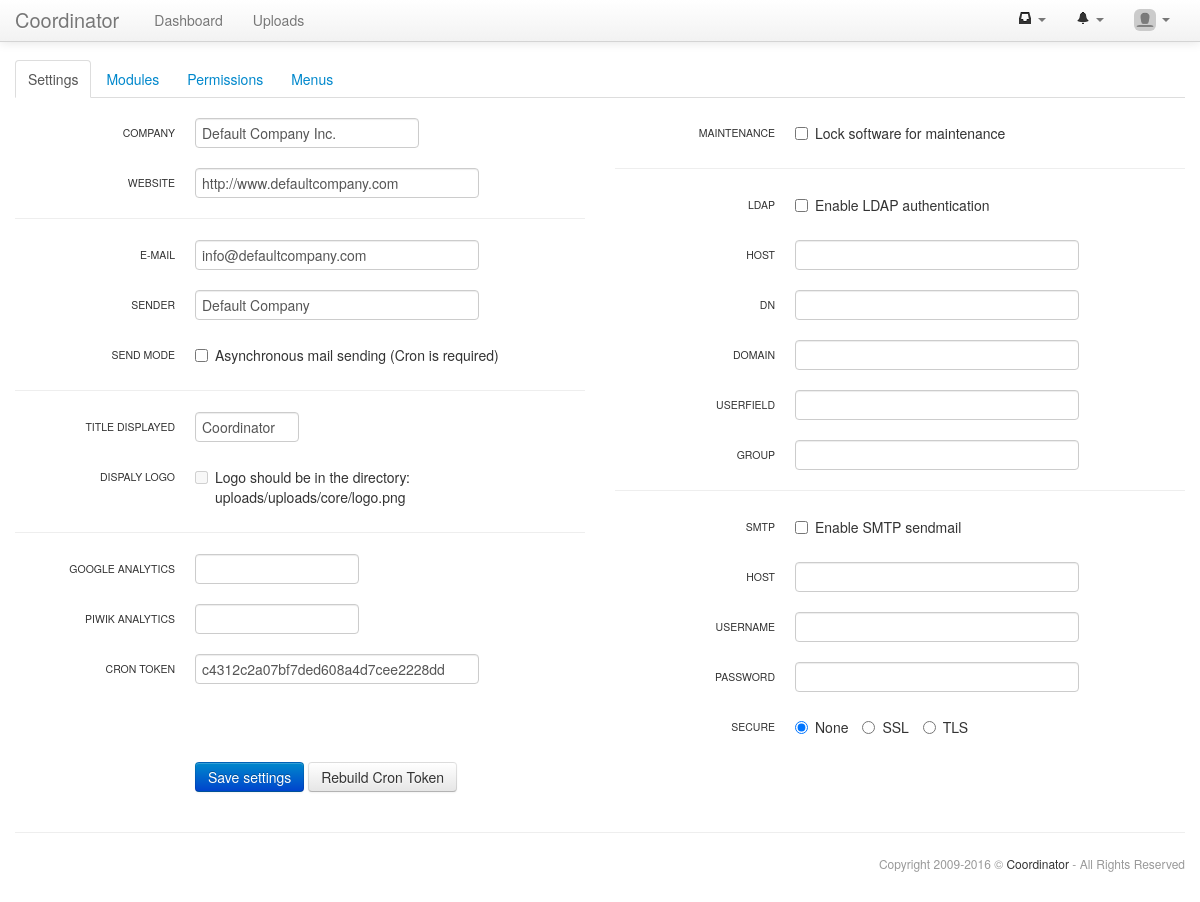
The app's page /settings/settings_edit.php (signed in) with its own data.
### tables this page shows
CREATE TABLE IF NOT EXISTS `settings_settings` (
  `code` varchar(255) NOT NULL,
  `value` varchar(255) DEFAULT NULL,
  PRIMARY KEY (`code`)
);

CREATE TABLE IF NOT EXISTS `settings_menus` (
  `id` int(11) NOT NULL AUTO_INCREMENT,
  `idMenu` int(11) NOT NULL DEFAULT '0',
  `menu` varchar(25) NOT NULL,
  `module` varchar(25) DEFAULT NULL,
  `url` varchar(255) DEFAULT NULL,
  `position` int(3) unsigned NOT NULL DEFAULT '0',
  PRIMARY KEY (`id`)
);

### core/structures/form.class.php (the view, shortened to what the rows shown need)
<?php
class str_form{
 private $current_field;
 protected $action;
 protected $method;
 protected $name;
 protected $class;
 protected $splitted;
 protected $controlGroup;
 protected $ff_array;
 protected $fc_array;
 public function __construct($action,$method="get",$name="form",$class="form-horizontal",$controlGroup=TRUE){
  $this->action=$action;
  $this->method=$method;
  $this->name=$name;
  $this->class=$class;
  $this->splitted=0;
  $this->controlGroup=$controlGroup;
  $this->current_field=-1;
  $this->ff_array=array();
  $this->fc_array=array();
  return TRUE;
 }
 function addField($type,$name,$label=NULL,$value=NULL,$class=NULL,$placeholder=NULL,$disabled=FALSE,$rows=7,$append=NULL,$readonly=FALSE){
  $this->current_field++;
  $ff=new stdClass();
  $ff->type=$type;
  $ff->name=$name;
  $ff->label=$label;
  $ff->value=$value;
  $ff->class=$class;
  $ff->placeholder=$placeholder;
  $ff->disabled=$disabled;
  $ff->rows=$rows;
  $ff->append=$append;
  $ff->options=NULL;
  $ff->readonly=$readonly;
  $this->ff_array[$this->current_field]=$ff;
  return TRUE;
 }
 function addFieldOption($value,$label,$checked=FALSE,$disabled=FALSE){
  $fo=new stdClass();
  $fo->value=$value;
  $fo->label=$label;
  $fo->checked=$checked;
  $fo->disabled=$disabled;
  if(!is_array($this->ff_array[$this->current_field]->options)){$this->ff_array[$this->current_field]->options=array();}
  $this->ff_array[$this->current_field]->options[]=$fo;
  return TRUE;
 }
 function addControl($type,$label,$class=NULL,$url=NULL,$confirm=NULL,$disabled=FALSE){
  $fc=new stdClass();
  $fc->type=$type;
  $fc->label=$label;
  $fc->class=$class;
  $fc->url=$url;
  $fc->confirm=addslashes($confirm);
  $fc->disabled=$disabled;
  $this->fc_array[]=$fc;
  return TRUE;
 }
 function addSeparator($tag="hr",$class=NULL){
  $this->current_field++;
  $ff=new stdClass();
  $ff->type="separator";
  $ff->tag=$tag;
  $ff->class=$class;
  $ff->options=NULL;
  $this->ff_array[$this->current_field]=$ff;
  return TRUE;
 }
 function splitOpen(){
  $this->current_field++;
  $ff=new stdClass();
  $ff->type="splitOpen";
  $this->ff_array[$this->current_field]=$ff;
  return TRUE;
 }
 function splitSpan(){
  $this->splitted++;
  $this->current_field++;
  $ff=new stdClass();
  $ff->type="splitSpan";
  $this->ff_array[$this->current_field]=$ff;
  return TRUE;
 }
 function splitClose(){
  $this->current_field++;
  $ff=new stdClass();
  $ff->type="splitClose";
  $this->ff_array[$this->current_field]=$ff;
  return TRUE;
 }
 function render($echo=TRUE){
  $return=NULL;
  $split_open=FALSE;
  if($this->splitted>0){
   $span=12/($this->splitted+1);
  }
  $return.="\n";
  $return.="<form action='".$this->action."' method='".$this->method."' name='".$this->name."' id='form_".$this->name."' class='".$this->class."' enctype='multipart/form-data'>\n\n";
  foreach($this->ff_array as $index=>$ff){
   $options=FALSE;
   if($ff->type=="splitOpen"){
    $split_open=TRUE;
    $return.="\n";
    $return.="<div class='row-fluid'>\n";
    $return.=" <div class='span".$span."'>\n\n";
   }
   if($ff->type=="splitSpan"){
    $return.=" </div>\n";
    $return.=" <div class='span".$span."'>\n\n";
    continue;
   }
   if($ff->type=="splitClose"){
    if($split_open){
     $split_open=FALSE;
     $return.=" </div>\n";
     $return.="</div>\n\n";
    }
    continue;
   }
   if($ff->type<>"separator" && $ff->type<>"title" && $ff->label<>NULL && $this->controlGroup){
    $return.="<div id='field_".$ff->name."' class='control-group'>\n";
   }
   if($ff->label<>NULL && $this->controlGroup){
    $return.=" <label class='control-label'>".$ff->label."</label>\n";
    if($ff->type<>"custom"){$return.=" <div class='controls'>\n";}
   }
   switch(strtolower($ff->type)){
    case "hidden":
    case "text":
    case "password":
     $return.="  <input type='".$ff->type."' name='".$ff->name."' id='".$this->name."_input_".$ff->name."' class='".$ff->class."' placeholder=\"".$ff->placeholder."\" value=\"".$ff->value."\"";
     $return.=">\n";
     break;
    case "checkbox":
    case "radio":
     $options=TRUE;
     break;
    case "separator":
     $return.="<".$ff->tag." class='".$ff->class."'>\n\n";
     break;
   }
   if($options){
    if(is_array($ff->options)){
     foreach($ff->options as $index=>$fo){
      switch(strtolower($ff->type)){
       case "checkbox":
        $return.="  <label class='".$ff->type." ".$ff->class."'>";
        $return.="<input type='".$ff->type."' name='".$ff->name."' id='".$this->name."_input_".$ff->name."_option_".$fo->value."' value=\"".$fo->value."\"";
        if($fo->disabled){$return.=" disabled='disabled'";}
        $return.=">".$fo->label."</label>\n";
        break;
       case "radio":
        $return.="  <label class='".$ff->type." ".$ff->class."'>";
        $return.="<input type='".$ff->type."' name='".$ff->name."' id='".$this->name."_input_".$ff->name."_option_".$fo->value."' value=\"".$fo->value."\"";
        if($fo->checked){$return.=" checked='checked'";}
        $return.=">".$fo->label."</label>\n";
        break;
      }
     }
    }
   }
   if($ff->label<>NULL && $this->controlGroup && $ff->type<>"custom"){$return.=" </div>\n";}
   if($ff->type<>"separator" && $ff->label<>NULL && $this->controlGroup){$return.="</div>\n\n";}
  }
  $return.="<script type='text/javascript'>\n";
  $return.=" function ".$this->name."_selectToggle(name,selected){\n";
  $return.="  $('#'+name+' option').each(function(){ $(this).attr('selected',selected); });\n";
  $return.=" };\n";
  $return.="</script>\n\n";
  if(is_array($this->fc_array)){
   if($this->controlGroup){
    $return.="<div class='control-group'>\n";
    $return.=" <div class='controls'>\n";
   }
   foreach($this->fc_array as $index=>$fc){
    if($fc->disabled){$disabled=" disabled='disabled'";$fc->url="#";$fc->confirm=NULL;}else{$disabled=NULL;}
    if(strlen($fc->confirm)){$confirm=" onClick=\"return confirm('".$fc->confirm."')\"";}else{$confirm=NULL;}
    switch(strtolower($fc->type)){
     case "submit":
      $return.="  <input type='submit' name='".$this->name."_submit'";
      $return.=" id='".$this->name."_control_submit' class='btn btn-primary ".$fc->class."'";
      $return.=$disabled.$confirm." value=\"".$fc->label."\">\n";
      break;
     case "button":
     case "link":
      $return.="  <a href='".$fc->url."' ";
      if(strtolower($fc->type)=="button"){$return.="class='btn ".$fc->class."'";}
       else{$return.="class='".$fc->class."'";}
      $return.=" id='".$this->name."_control_".$index."'".$disabled.$confirm.">".$fc->label."</a>\n";
      break;
    }
   }
  }
  if($this->controlGroup){$return.=" </div>\n</div>\n\n";}
  $return.="</form>\n\n";
  if($echo){echo $return;return TRUE;}else{return $return;}
 }
}
?>

### core/html.class.php (shortened to what the rows shown need)
<?php
class HTML{
public function header($title="",$nav="dashboard",$navbar=TRUE){
 if($title<>""){$title=$title." - ".api_getOption('title');}else{$title=api_getOption('title');}
?>
<!DOCTYPE html>
<html lang="it">
<head>
 <meta name="owner" content="<?php echo api_getOption('owner'); ?>">
 <link href="<?php echo $GLOBALS['dir']."core/pace-loader/pace.flash.css";?>" rel="stylesheet">
 <link href="<?php echo $GLOBALS['dir']."core/bootstrap/css/bootstrap.min.css";?>" rel="stylesheet">
 <link href="<?php echo $GLOBALS['dir']."core/bootstrap/css/bootstrap-custom.css";?>" rel="stylesheet">
 <link href="<?php echo $GLOBALS['dir']."core/bootstrap/css/bootstrap-responsive.css";?>" rel="stylesheet">
 <link href="<?php echo $GLOBALS['dir']."core/bootstrap-datetimepicker/css/bootstrap-datetimepicker.min.css";?>" rel="stylesheet">
 <link href="<?php echo $GLOBALS['dir']."core/bootstrap-markdown/css/bootstrap-markdown.min.css";?>" rel="stylesheet">
 <link href="<?php echo $GLOBALS['dir']."core/bootstrap-select2/select2.css";?>" rel="stylesheet">
 <link href="<?php echo $GLOBALS['dir']."core/bootstrap-slider/css/bootstrap-slider.min.css";?>" rel="stylesheet">
 <link href="<?php echo $GLOBALS['dir']."core/bootstrap-wysihtml5/css/bootstrap-wysihtml5.css";?>" rel="stylesheet">
 <link href="<?php echo $GLOBALS['dir']."core/bootstrap-tagsinput/css/bootstrap-tagsinput.css";?>" rel="stylesheet">
 <link href="<?php echo $GLOBALS['dir']."core/shadowbox/shadowbox.css";?>" rel="stylesheet">
 <link href="<?php echo $GLOBALS['dir']."core/template.css";?>" rel="stylesheet">
</head>
<body <?php if(api_baseName()=="login.php"){echo "class='login-background'";}?>>
 <div class="navbar navbar-fixed-top">
  <div class="navbar-inner">
   <div class="container">
    <?php
     if(file_exists("../uploads/uploads/core/logo.png") && api_getOption('show_logo')){
      echo "<a class='brand-logo' href='".$GLOBALS['dir']."index.php'><img src='".$GLOBALS['dir']."uploads/uploads/core/logo.png'></a>\n";
     }else{
      echo "<a class='brand' href='".$GLOBALS['dir']."index.php'>".api_getOption('title')."</a>\n";
     }
    ?>
    <?php if($navbar){ ?>
    <div class="nav-collapse collapse">
     <ul class="nav">
      <?php
       function html_get_menus($idMenu=1,$level=0){
        $menus_array=array();
        $menus=$GLOBALS['db']->query("SELECT * FROM settings_menus WHERE idMenu='".$idMenu."' ORDER BY position ASC");
        while($menu=$GLOBALS['db']->fetchNextObject($menus)){
         $menu->submenus=array();
         $menu->submenus=html_get_menus($menu->id,($level+1));
         $menu->modules=array();
         if($menu->module){$menu->modules[]=$menu->module;}
         $menus_array[$menu->id]=$menu;
        }
        return $menus_array;
       }
       function html_print_menu($menus_array,$nav,$level=0){
        foreach($menus_array as $menu){
         echo "<li class=\"";
         if(in_array($nav,$menu->modules)){echo "active ";}
         if(count($menu->submenus)){
          if($level==0){
           echo "dropdown\">";
           echo "<a href='#' class='dropdown-toggle' data-toggle='dropdown'>";
           echo stripslashes($menu->menu)." <b class='caret'></b></a>\n";
           html_print_menu_spaces($level);
           echo "<ul class='dropdown-menu'>\n";
          }else{
           echo "dropdown-submenu\">";
           echo "<a href='#'>".stripslashes($menu->menu)."</a>\n";
           html_print_menu_spaces($level);
           echo "<ul class='dropdown-menu'>\n";
          }
          html_print_menu($menu->submenus,$nav,($level+1));
          html_print_menu_spaces($level);
          echo "</ul>\n";
          html_print_menu_spaces($level);
         }else{
          echo "\"><a href='".$GLOBALS['dir'].$menu->module."/".$menu->url."'>".stripslashes($menu->menu)."</a>";
         }
         echo "</li>\n";
        }
       }
       $menus_array=html_get_menus();
       html_print_menu($menus_array,$nav);
      ?>
     </ul>
     <ul class="nav pull-right">
     </ul>
    </div>
    <?php } ?>
   </div>
  </div>
 </div>
 <div class="container">
<?php
}
public function footer($wiki_link=NULL,$copyright=TRUE){
?>
 </div>
</body>
</html>
<?php
}
}
?>

### records on screen
settings_settings: value "Coordinator", label "TITLE DISPLAYED", title "Coordinator"
settings_menus: menu "Uploads"
settings_settings: label "COMPANY", owner "Default Company Inc."
settings_settings: label "WEBSITE", owner_url "http://www.defaultcompany.com"
settings_settings: label "E-MAIL", owner_mail "info@defaultcompany.com"
settings_settings: label "SENDER", owner_mail_from "Default Company"
settings_settings: label "CRON TOKEN", cron_token "c4312c2a07bf7ded608a4d7cee2228dd"

### other values on screen
api_text("core-menu-dashboard") "Dashboard"
$nt->label "Settings"
$nt->label "Modules"
$nt->label "Permissions"
$nt->label "Menus"
$ff->label "SEND MODE"
$fo->label "Asynchronous mail sending (Cron is required)"
$ff->label "DISPALY LOGO"
$fo->label "Logo should be in the directory: uploads/uploads/core/logo.png"
$ff->label "GOOGLE ANALYTICS"
$ff->label "PIWIK ANALYTICS"
$ff->label "MAINTENANCE"
$fo->label "Lock software for maintenance"
$ff->label "LDAP"
$fo->label "Enable LDAP authentication"
